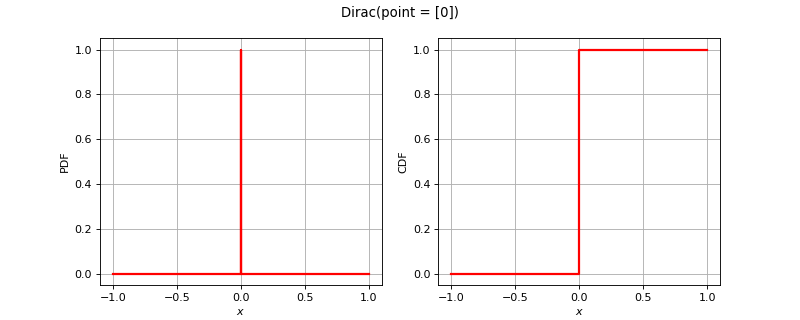

This chart was generated by the following Python code:
import openturns as ot
from matplotlib import pyplot as plt
from openturns.viewer import View
if ot.Dirac().__class__.__name__ == 'Bernoulli':
    distribution = ot.Bernoulli(0.7)
elif ot.Dirac().__class__.__name__ == 'Binomial':
    distribution = ot.Binomial(5, 0.2)
elif ot.Dirac().__class__.__name__ == 'ComposedDistribution':
    copula = ot.IndependentCopula(2)
    marginals = [ot.Uniform(1.0, 2.0), ot.Normal(2.0, 3.0)]
    distribution = ot.ComposedDistribution(marginals, copula)
elif ot.Dirac().__class__.__name__ == 'CumulativeDistributionNetwork':
    coll = [ot.Normal(2),ot.Dirichlet([0.5, 1.0, 1.5])]
    distribution = ot.CumulativeDistributionNetwork(coll, ot.BipartiteGraph([[0,1], [0,1]]))
elif ot.Dirac().__class__.__name__ == 'Histogram':
    distribution = ot.Histogram([-1.0, 0.5, 1.0, 2.0], [0.45, 0.4, 0.15])
elif ot.Dirac().__class__.__name__ == 'KernelMixture':
    kernel = ot.Uniform()
    sample = ot.Normal().getSample(5)
    bandwith = [1.0]
    distribution = ot.KernelMixture(kernel, bandwith, sample)
elif ot.Dirac().__class__.__name__ == 'MaximumDistribution':
    coll = [ot.Uniform(2.5, 3.5), ot.LogUniform(1.0, 1.2), ot.Triangular(2.0, 3.0, 4.0)]
    distribution = ot.MaximumDistribution(coll)
elif ot.Dirac().__class__.__name__ == 'Multinomial':
    distribution = ot.Multinomial(5, [0.2])
elif ot.Dirac().__class__.__name__ == 'RandomMixture':
    coll = [ot.Triangular(0.0, 1.0, 5.0), ot.Uniform(-2.0, 2.0)]
    weights = [0.8, 0.2]
    cst = 3.0
    distribution = ot.RandomMixture(coll, weights, cst)
elif ot.Dirac().__class__.__name__ == 'TruncatedDistribution':
    distribution = ot.TruncatedDistribution(ot.Normal(2.0, 1.5), 1.0, 4.0)
elif ot.Dirac().__class__.__name__ == 'UserDefined':
    distribution = ot.UserDefined([[0.0], [1.0], [2.0]], [0.2, 0.7, 0.1])
elif ot.Dirac().__class__.__name__ == 'ZipfMandelbrot':
    distribution = ot.ZipfMandelbrot(10, 2.5, 0.3)
else:
    distribution = ot.Dirac()
dimension = distribution.getDimension()
title = str(distribution)[:100].split('\n')[0]
if dimension == 1:
    distribution.setDescription(['$x$'])
    pdf_graph = distribution.drawPDF()
    cdf_graph = distribution.drawCDF()
    fig = plt.figure(figsize=(10, 4))
    pdf_axis = fig.add_subplot(121)
    cdf_axis = fig.add_subplot(122)
    View(pdf_graph, figure=fig, axes=[pdf_axis], add_legend=False)
    View(cdf_graph, figure=fig, axes=[cdf_axis], add_legend=False)
    fig.suptitle(title)
elif dimension == 2:
    distribution.setDescription(['$x_1$', '$x_2$'])
    pdf_graph = distribution.drawPDF()
    pdf_graph.setTitle(title)
    fig = plt.figure(figsize=(10, 5))
    pdf_axis = fig.add_subplot(111)
    View(pdf_graph, figure=fig, axes=[pdf_axis], add_legend=False, square_axes=True)
